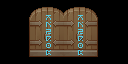

Below is a game level as drawn by its tile map, then a one-line description and the .tmx file that defines it, in full:
An orthogonal 4x2 tile map with 32x32 px tiles, 2 tile layers (body, lock).

<map version="1.9" tiledversion="1.9.0" orientation="orthogonal" renderorder="right-down" width="4" height="2" tilewidth="32" tileheight="32" infinite="0" nextlayerid="3" nextobjectid="1">
 <tileset firstgid="1" source="../ruin/ruin-props.tsx" />
 <layer id="1" name="body" width="4" height="2">
  <data encoding="csv">
49,50,50,51,
65,66,66,67
</data>
 </layer>
 <layer id="2" name="lock" width="4" height="2">
  <data encoding="csv">
0,57,57,0,
0,73,73,0
</data>
 </layer>
</map>
